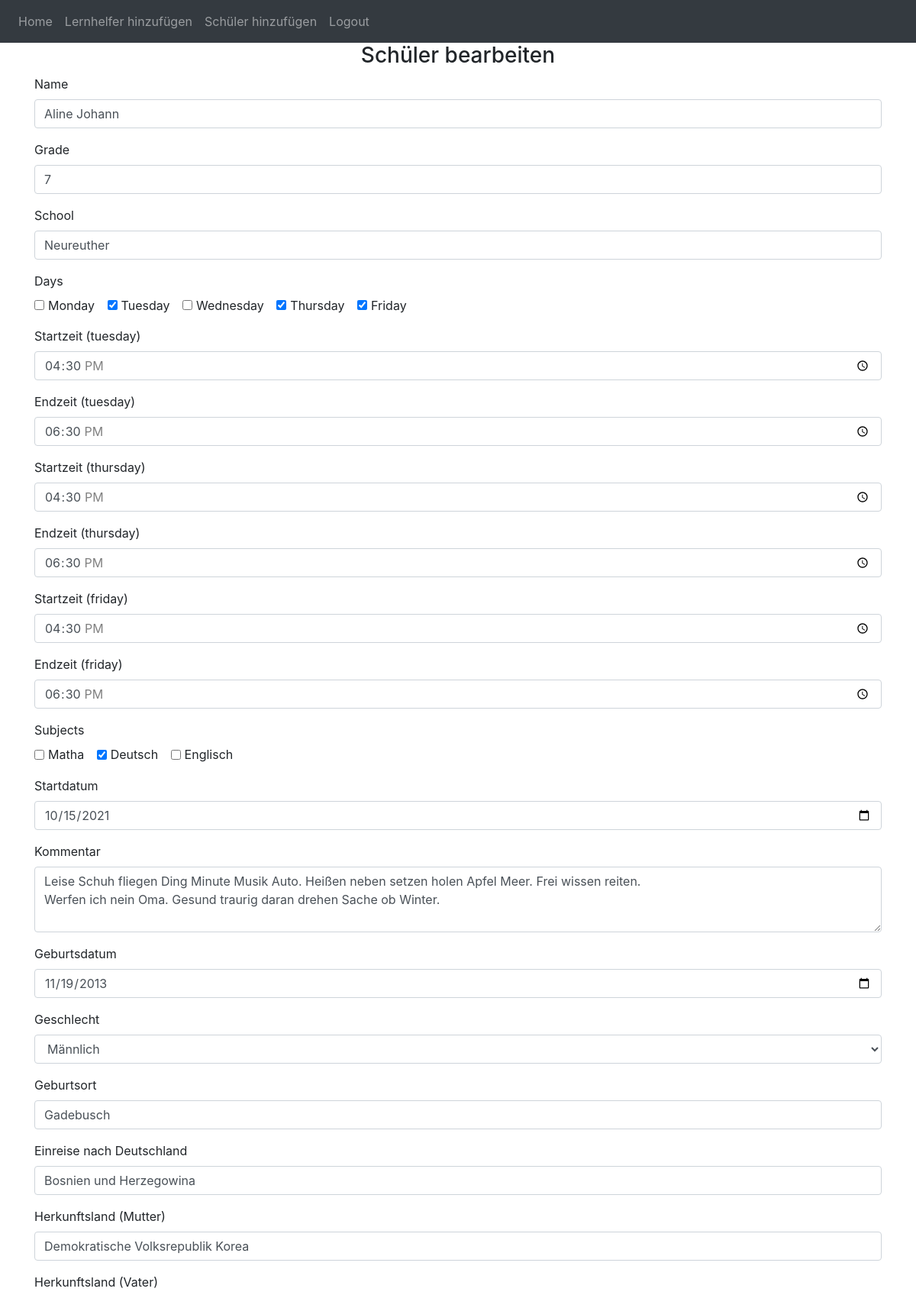
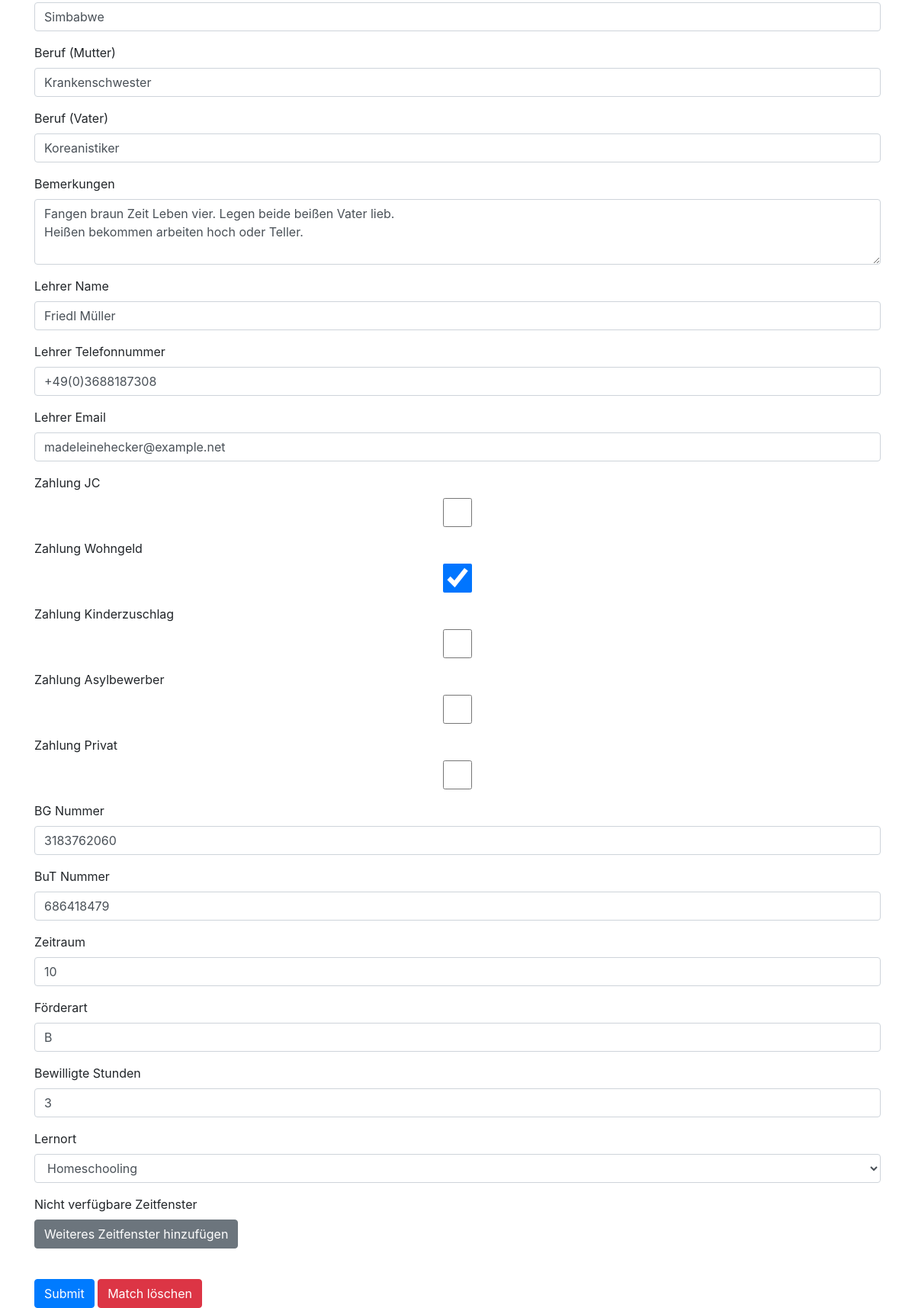
The page /edit-child/1 (signed in) on the database its author committed (2 pictures, top to bottom).
### website/models.py (models this page shows, shortened)
class Child(db.Model):
    id = db.Column(db.Integer, primary_key=True)
    name = db.Column(db.String(150))
    parent_phone = db.Column(db.String(20))
    subjects = db.Column(db.String(150))
    grade = db.Column(db.String(10))
    hours = db.Column(db.String(10))
    school = db.Column(db.String(150))
    days = db.relationship('ChildAvailability', backref='child')
    start_date = db.Column(db.Date)
    comment = db.Column(db.String(1000))
    street = db.Column(db.String(150))
    plz = db.Column(db.String(10))
    email = db.Column(db.String(150), unique=True)
    phone = db.Column(db.String(20))
    native_language = db.Column(db.String(150))
    geb_datum = db.Column(db.Date)
    geschlecht = db.Column(db.String(1))
    geb_ort = db.Column(db.String(150))
    einreise_deutschland = db.Column(db.String(150))
    herkunftsland_mutter = db.Column(db.String(150))
    herkunftsland_vater = db.Column(db.String(150))
    beruf_mutter = db.Column(db.String(150))
    beruf_vater = db.Column(db.String(150))
    bemerkungen = db.Column(db.String(1000))
    lehrer_name = db.Column(db.String(150))
    lehrer_telefon = db.Column(db.String(20))
    lehrer_email = db.Column(db.String(150))
    zahlung_jc = db.Column(db.Boolean)
    zahlung_wohngeld = db.Column(db.Boolean)
    zahlung_kinderzuschlag = db.Column(db.Boolean)
    zahlung_asylbewerber = db.Column(db.Boolean)
    zahlung_privat = db.Column(db.Boolean)
    bg_nummer = db.Column(db.String(150))
    buT_nummer = db.Column(db.String(150))
    zeitraum = db.Column(db.String(150))
    foerderart = db.Column(db.String(150))
    bewilligte_stunden = db.Column(db.String(150))
    lernort = db.Column(db.String(2))
    unavailable_time_slots = db.relationship('ChildUnavailableTimeSlot', backref='child')

class ChildAvailability(db.Model):
    id = db.Column(db.Integer, primary_key=True)
    child_id = db.Column(db.Integer, db.ForeignKey('child.id'))
    day = db.Column(db.String(50))
    start_time = db.Column(db.Time)
    end_time = db.Column(db.Time)

### website/views.py (the view, shortened to what this page needs)
@views.route('/edit-child/<int:child_id>', methods=['GET', 'POST'])
@login_required
def edit_child(child_id):
    child = Child.query.get_or_404(child_id)
    availabilities = ChildAvailability.query.filter_by(child_id=child_id).all()
    match_days = {}
    for day in ['monday', 'tuesday', 'wednesday', 'thursday', 'friday']:
        start_time = request.form.get(f'{day}_start_time')
        end_time = request.form.get(f'{day}_end_time')
        if start_time and end_time:
            match_days[day] = {'start_time': start_time, 'end_time': end_time}
    return render_template('edit_child.html', get_child_time=get_child_time, child=child, user=current_user, child_has_day=child_has_day, get_child_availability_time=get_child_availability_time, match_days=match_days)

### website/__init__.py (called while the page is built)
def create_app():
    app = Flask(__name__)
    app.config['SECRET_KEY'] = 'devremoveaftdderdeployAndFix'
    app.config['SQLALCHEMY_DATABASE_URI'] = f'sqlite:///{DB_NAME}'
    app.json_encoder = CustomJSONEncoder
    db.init_app(app)
    from .views import views
    from .auth import auth
    app.register_blueprint(views, url_prefix='/')
    app.register_blueprint(auth, url_prefix='/')
    from .models import User, Note
    create_database(app)
    login_manager = LoginManager()
    login_manager.login_view = 'auth.login'
    login_manager.init_app(app)
    @login_manager.user_loader
    def load_user(id):
        return User.query.get(int(id))
    return app

### website/views.py (called while the page is built)
@views.app_context_processor
def inject_tutor_has_availability():
    return dict(tutor_has_availability=tutor_has_availability)

def get_child_time(child, day, time_type):
    for match_day in child.days:
        if match_day.day == day:
            if time_type == 'start_time':
                return match_day.start_time
            elif time_type == 'end_time':
                return match_day.end_time
    return None

def child_has_day(child, day):
    return any(match_day.day == day for match_day in child.days)

### website/templates/edit_child.html (shortened to what this page needs)
{% extends "base.html" %}
{% block content %}
<form method="POST">
  <h3 align="center">Schüler bearbeiten</h3>
  <div class="form-group">
    <label for="name">Name</label>
    <input type="text" class="form-control" id="name" name="name" value="{{ child.name }}" placeholder="Enter name">
  </div>
  <div class="form-group">
    <label for="grade">Grade</label>
    <input type="text" class="form-control" id="grade" name="grade" value="{{ child.grade }}" placeholder="Enter grade">
  </div>
  <div class="form-group">
    <label for="school">School</label>
    <input type="text" class="form-control" id="school" name="school" value="{{ child.school }}" placeholder="Enter school">
  </div>
  <div class="form-group">
    <label>Days</label><br>
    {% for day in ['monday', 'tuesday', 'wednesday', 'thursday', 'friday'] %}
    <div class="form-check form-check-inline">
      <input type="checkbox" class="form-check-input" id="{{day}}" name="days[]" value="{{day}}" {% if child_has_day(child, day) %} checked {% endif %}>
      <label class="form-check-label" for="{{day}}">{{day.capitalize()}}</label>
    </div>
    {% endfor %}
  </div>
  <div id="availability-fields">
    {% for day in ['monday', 'tuesday', 'wednesday', 'thursday', 'friday'] %}
      {% if child_has_day(child, day) %}
        {% set start_time = get_child_time(child, day, 'start_time') %}
        {% set end_time = get_child_time(child, day, 'end_time') %}
        <div class="form-group" id="{{ day }}_availability_fields">
          <label for="{{ day }}_start_time">Startzeit ({{ day }})</label>
          <input type="time" class="form-control" id="{{ day }}_start_time" name="{{ day }}_start_time" min="14:00" max="19:00" value="{{ start_time|default('') }}">
        </div>
        <div class="form-group" id="{{ day }}_availability_fields_end">
          <label for="{{ day }}_end_time">Endzeit ({{ day }})</label>
          <input type="time" class="form-control" id="{{ day }}_end_time" name="{{ day }}_end_time" min="14:00" max="19:00" value="{{ end_time|default('') }}">
        </div>
      {% endif %}
    {% endfor %}
  </div>
  <div class="form-group">
    <label>Subjects</label><br>
    {% for subject in ['matha', 'deutsch', 'englisch'] %}
      <div class="form-check form-check-inline">
        <input type="checkbox" class="form-check-input" id="{{subject}}" name="subjects[]" value="{{subject}}" {% if subject in child.subjects.split(',') %} checked {% endif %}>
        <label class="form-check-label" for="{{subject}}">{{subject.capitalize()}}</label>
      </div>
    {% endfor %}
  </div>
  <div class="form-group">
    <label for="start_date">Startdatum</label>
    <input type="date" class="form-control" id="start_date" name="start_date" value="{{ child.start_date }}">
  </div>
  <div class="form-group">
    <label for="comment">Kommentar</label>
    <textarea class="form-control" id="comment" name="comment" rows="3">{{ child.comment }}</textarea>
  </div>
  <div class="form-group">
    <label for="geb_datum">Geburtsdatum</label>
    <input type="date" class="form-control" id="geb_datum" name="geb_datum" value="{{ child.geb_datum }}">
  </div>
  <div class="form-group">
    <label for="geschlecht">Geschlecht</label>
    <select class="form-control" id="geschlecht" name="geschlecht">
      <option value="m" {% if child.geschlecht == 'm' %} selected {% endif %}>Männlich</option>
    </select>
  </div>
  <div class="form-group">
    <label for="geb_ort">Geburtsort</label>
    <input type="text" class="form-control" id="geb_ort" name="geb_ort" value="{{ child.geb_ort }}" placeholder="Enter birthplace">
  </div>
  <div class="form-group">
    <label for="einreise_deutschland">Einreise nach Deutschland</label>
    <input type="text" class="form-control" id="einreise_deutschland" name="einreise_deutschland" value="{{ child.einreise_deutschland }}" placeholder="Enter date of entry to Germany">
  </div>
  <div class="form-group">
    <label for="herkunftsland_mutter">Herkunftsland (Mutter)</label>
    <input type="text" class="form-control" id="herkunftsland_mutter" name="herkunftsland_mutter" value="{{ child.herkunftsland_mutter }}" placeholder="Enter mother's country of origin">
  </div>
  <div class="form-group">
    <label for="herkunftsland_vater">Herkunftsland (Vater)</label>
    <input type="text" class="form-control" id="herkunftsland_vater" name="herkunftsland_vater" value="{{ child.herkunftsland_vater }}" placeholder="Enter father's country of origin">
  </div>
  <div class="form-group">
    <label for="beruf_mutter">Beruf (Mutter)</label>
    <input type="text" class="form-control" id="beruf_mutter" name="beruf_mutter" value="{{ child.beruf_mutter }}" placeholder="Enter mother's occupation">
  </div>
  <div class="form-group">
    <label for="beruf_vater">Beruf (Vater)</label>
    <input type="text" class="form-control" id="beruf_vater" name="beruf_vater" value="{{ child.beruf_vater }}" placeholder="Enter father's occupation">
  </div>
  <div class="form-group">
    <label for="bemerkungen">Bemerkungen</label>
    <textarea class="form-control" id="bemerkungen" name="bemerkungen" rows="3">{{ child.bemerkungen }}</textarea>
  </div>
  <div class="form-group">
    <label for="lehrer_name">Lehrer Name</label>
    <input type="text" class="form-control" id="lehrer_name" name="lehrer_name" value="{{ child.lehrer_name }}" placeholder="Enter teacher's name">
  </div>
  <div class="form-group">
    <label for="lehrer_telefon">Lehrer Telefonnummer</label>
    <input type="tel" class="form-control" id="lehrer_telefon" name="lehrer_telefon" value="{{ child.lehrer_telefon }}" placeholder="Enter teacher's phone number">
  </div>
  <div class="form-group">
    <label for="lehrer_email">Lehrer Email</label>
    <input type="email" class="form-control" id="lehrer_email" name="lehrer_email" value="{{ child.lehrer_email }}" placeholder="Enter teacher's email">
  </div>
  <div class="form-group">
    <label for="zahlung_jc">Zahlung JC</label>
    <input type="checkbox" class="form-control" id="zahlung_jc" name="zahlung_jc" {% if child.zahlung_jc %} checked {% endif %}>
  </div>
  <div class="form-group">
    <label for="zahlung_wohngeld">Zahlung Wohngeld</label>
    <input type="checkbox" class="form-control" id="zahlung_wohngeld" name="zahlung_wohngeld" {% if child.zahlung_wohngeld %} checked {% endif %}>
  </div>
  <div class="form-group">
    <label for="zahlung_kinderzuschlag">Zahlung Kinderzuschlag</label>
    <input type="checkbox" class="form-control" id="zahlung_kinderzuschlag" name="zahlung_kinderzuschlag" {% if child.zahlung_kinderzuschlag %} checked {% endif %}>
  </div>
  <div class="form-group">
    <label for="zahlung_asylbewerber">Zahlung Asylbewerber</label>
    <input type="checkbox" class="form-control" id="zahlung_asylbewerber" name="zahlung_asylbewerber" {% if child.zahlung_asylbewerber %} checked {% endif %}>
  </div>
  <div class="form-group">
    <label for="zahlung_privat">Zahlung Privat</label>
    <input type="checkbox" class="form-control" id="zahlung_privat" name="zahlung_privat" {% if child.zahlung_privat %} checked {% endif %}>
  </div>
  <div class="form-group">
    <label for="bg_nummer">BG Nummer</label>
    <input type="text" class="form-control" id="bg_nummer" name="bg_nummer" value="{{ child.bg_nummer }}" placeholder="Enter BG number">
  </div>
  <div class="form-group">
    <label for="buT_nummer">BuT Nummer</label>
    <input type="text" class="form-control" id="buT_nummer" name="buT_nummer" value="{{ child.buT_nummer }}" placeholder="Enter BuT number">
  </div>
  <div class="form-group">
    <label for="zeitraum">Zeitraum</label>
    <input type="text" class="form-control" id="zeitraum" name="zeitraum" value="{{ child.zeitraum }}" placeholder="Enter period">
  </div>
  <div class="form-group">
    <label for="foerderart">Förderart</label>
    <input type="text" class="form-control" id="foerderart" name="foerderart" value="{{ child.foerderart }}" placeholder="Enter type of support">
  </div>
  <div class="form-group">
    <label for="bewilligte_stunden">Bewilligte Stunden</label>
    <input type="text" class="form-control" id="bewilligte_stunden" name="bewilligte_stunden" value="{{ child.bewilligte_stunden }}" placeholder="Enter approved hours">
  </div>
  <div class="form-group">
    <label for="lernort">Lernort</label>
    <select class="form-control" id="lernort" name="lernort">
      <option value="1" {% if child.lernort == '1' %} selected {% endif %}>Homeschooling</option>
    </select>
  </div>
  <div class="form-group">
    <label for="unavailable_time_slots">Nicht verfügbare Zeitfenster</label>
    <button type="button" class="btn btn-secondary" id="add_unavailable_time_slot">Weiteres Zeitfenster hinzufügen</button>
  </div>
  <br />
  <button type="submit" class="btn btn-primary">Submit</button>
  <button type="submit" class="btn btn-danger" formaction="{{ url_for('views.delete_child', child_id=child.id) }}" onclick="return confirm('Möchtest du echt den Schüler entfernen?');">Match löschen</button>
</form>
{% endblock %}

### rows shown on the page
Child: name "Aline Johann", grade "7", school "Neureuther", subjects "☑", start_date "10/15/2021", comment "Leise Schuh fliegen Ding Minute Musik Auto. Heißen neben setzen holen Apfel Meer. Frei wissen reiten. Werfen ich nein Oma. Gesund traurig daran drehen Sache ob Winter.", geb_datum "11/19/2013", geschlecht "Männlich", geb_ort "Gadebusch", einreise_deutschland "Bosnien und Herzegowina", herkunftsland_mutter "Demokratische Volksrepublik Korea", herkunftsland_vater "Simbabwe", beruf_mutter "Krankenschwester", beruf_vater "Koreanistiker", bemerkungen "Fangen braun Zeit Leben vier. Legen beide beißen Vater lieb. Heißen bekommen arbeiten hoch oder Teller.", lehrer_name "Friedl Müller", lehrer_telefon "+49(0)3688187308", lehrer_email "madeleinehecker@example.net", zahlung_wohngeld "☑", bg_nummer "3183762060", buT_nummer "686418479", zeitraum "10", foerderart "B", bewilligte_stunden "3"
ChildAvailability: day "☑" "☑" "☑", day "tuesday", start_time "16:30:00", end_time "18:30:00"
ChildAvailability: day "thursday", start_time "16:30:00", end_time "18:30:00"
ChildAvailability: day "friday", start_time "16:30:00", end_time "18:30:00"

### other values the page prints
{{ day.capitalize() }} "Monday" "Tuesday" "Wednesday" "Thursday" "Friday"
{{ subject.capitalize() }} "Matha" "Deutsch" "Englisch"
